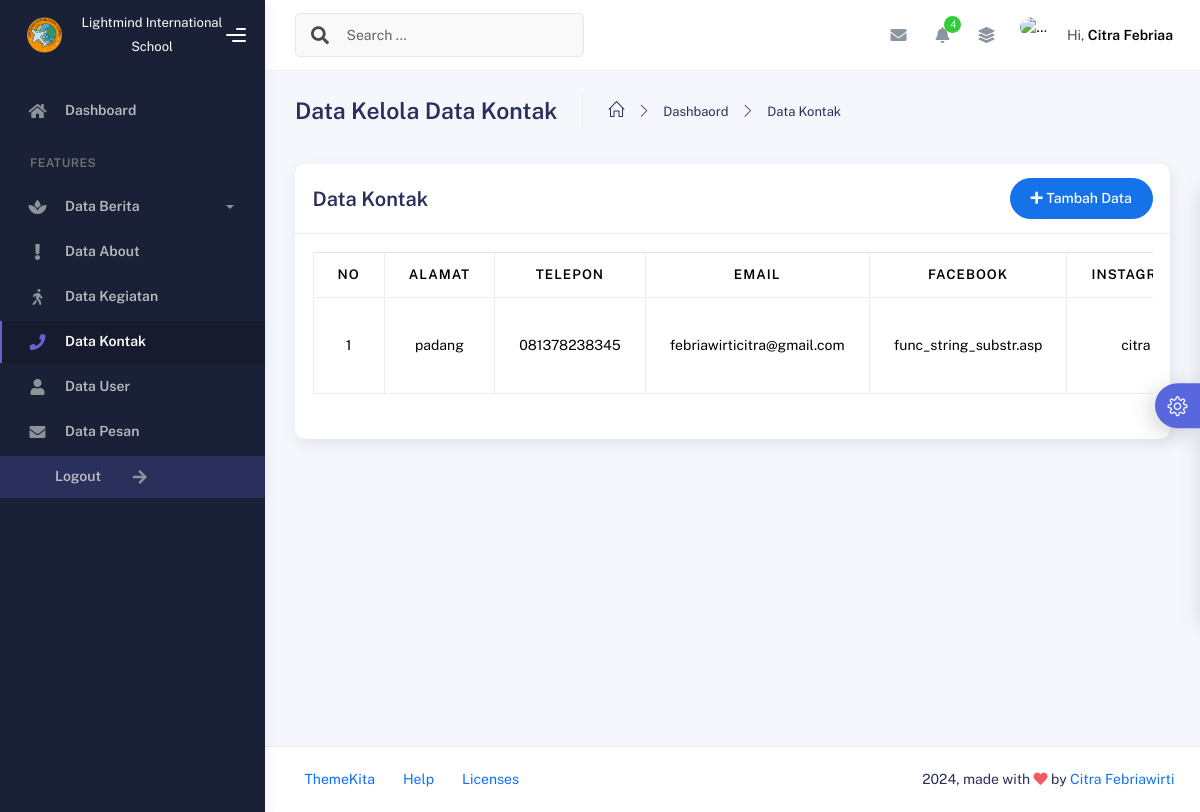
The page /admin/?page=kontak/index (signed in) on the database its author committed.
### tables this page shows
CREATE TABLE `tb_kontak` (
  `id_kontak` int(11) NOT NULL,
  `email_kontak` varchar(255) NOT NULL,
  `facebook_kontak` varchar(255) NOT NULL,
  `instagram_kontak` varchar(255) NOT NULL,
  `telepon_kontak` varchar(255) NOT NULL,
  `alamat_kontak` text NOT NULL,
  `googlemap_link_kontak` text NOT NULL
);

### admin/index.php (called while the page is built, shortened)
<?php
include "layout/header.php";
include "content.php";
include "layout/footer.php";
?>

### admin/kontak/index.php (the view, shortened to what this page needs)
<div class="container">
    <div class="page-inner">
        <div class="page-header">
            <h3 class="fw-bold mb-3">Data Kelola Data Kontak</h3>
            <ul class="breadcrumbs mb-3">
                <li class="nav-home">
                    <a href="#">
                        <i class="icon-home"></i>
                    </a>
                </li>
                <li class="separator">
                    <i class="icon-arrow-right"></i>
                </li>
                <li class="nav-item">
                    <a href="?page=index">Dashbaord</a>
                </li>
                <li class="separator">
                    <i class="icon-arrow-right"></i>
                </li>
                <li class="nav-item">
                    <a href="#">Data Kontak</a>
                </li>
            </ul>
        </div>
        <div class="row">
            <div class="col-md-12">
                <div class="card">
                    <div class="card-header">
                        <div class="d-flex align-items-center">
                            <h4 class="card-title">Data Kontak</h4>
                            <button class="btn btn-primary btn-round ms-auto" data-bs-toggle="modal"
                                data-bs-target="#tambahkontak">
                                <i class="fa fa-plus"></i>
                                Tambah Data
                            </button>
                        </div>
                    </div>
                    <div class="card-body">
                        <div class="table table-bordered table-responsive">
                            <table id="basic-datatables" class="display table table-bordered table-hover">
                                <thead>
                                    <tr class="text-center">
                                        <th style="width: 10px;">No </th>
                                        <th>Alamat</th>
                                        <th>Telepon</th>
                                        <th>Email</th>
                                        <th>Facebook</th>
                                        <th>Instagram</th>
                                    </tr>
                                </thead>
                                <tbody>
                                    <?php
                                    $no=1;
                                    $query = mysqli_query($koneksi,"SELECT * FROM tb_kontak ORDER BY id_kontak DESC");
                                    while( $data = mysqli_fetch_array($query)){
                                    ?>
                                    <tr class="text-center">
                                        <td><?= $no++?> </td>
                                        <td><?=$data['alamat_kontak']?></td>
                                        <td><?=$data['telepon_kontak']?></td>
                                        <td><?=$data['email_kontak']?></td>
                                        <td><?=$data['facebook_kontak']?></td>
                                        <td><?=$data['instagram_kontak']?></td>
                                    </tr>
                                    <?php }?>
                                </tbody>
                            </table>
                        </div>
                    </div>
                </div>
            </div>
        </div>
    </div>
</div>

### rows shown on the page
tb_kontak: alamat_kontak "padang", telepon_kontak "081378238345", email_kontak "febriawirticitra@gmail.com", facebook_kontak "func_string_substr.asp", instagram_kontak "citra"

### other values the page prints
$_SESSION['nama_lengkap'] "Citra Febriaa"
